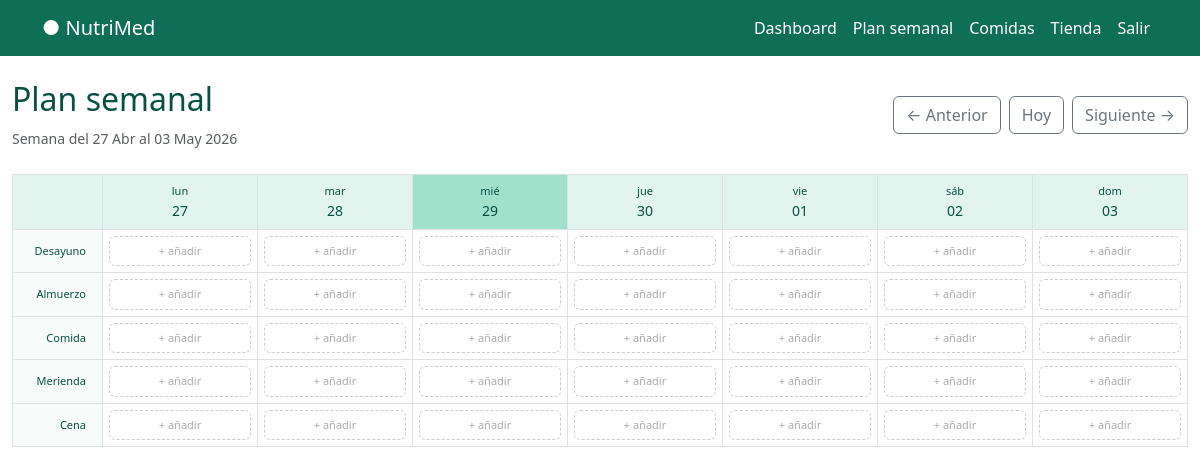
The app's page /plan/ (signed in), older data.
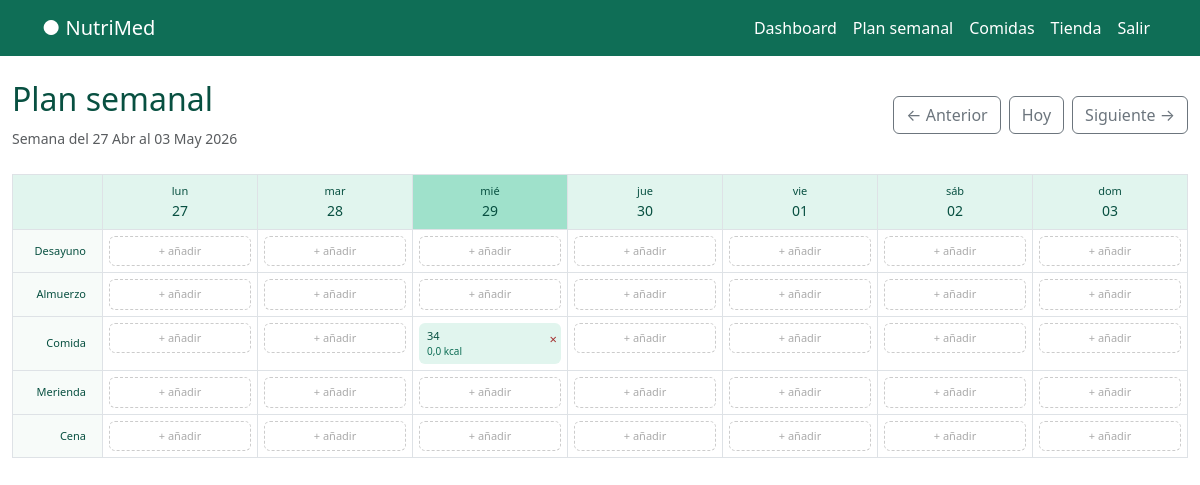
The same page, newer data.
### alimentos/models.py (models this page shows, shortened)
class SlotDieta(models.Model):
    TURNOS = [
            ('desayuno', 'Desayuno'),
            ('almuerzo', 'Almuerzo'),
            ('comida', 'Comida'),
            ('merienda', 'Merienda'),
            ('cena', 'Cena'),
        ]
    usuario = models.ForeignKey(User, on_delete=models.CASCADE)
    comida = models.ForeignKey(Comida, on_delete=models.CASCADE, null=True, blank=True)
    fecha = models.DateField()
    turno = models.CharField(max_length=20, choices=TURNOS)
    class Meta:
        unique_together = ['usuario', 'fecha', 'turno']

class Comida(models.Model):
    TURNOS = [
            ('desayuno', 'Desayuno'),
            ('almuerzo', 'Almuerzo'),
            ('comida', 'Comida'),
            ('merienda', 'Merienda'),
            ('cena', 'Cena'),
        ]
    usuario = models.ForeignKey(User, on_delete=models.CASCADE)
    nombre = models.CharField(max_length=200)
    turno = models.CharField(max_length=20, choices=TURNOS)
    ingredientes = models.ManyToManyField(Alimentos, through="ComidaIngrediente")
    creado = models.DateTimeField(auto_now_add=True)
    class Meta:
        ordering = ['nombre']
    def calcular_macros(self):
        totales = {'calorias': 0, 'proteinas': 0, 'hidratos': 0, 'grasas': 0}
        for ci in self.comidaingrediente_set.all():
            factor = float(ci.cantidad) / 100
            totales['calorias'] += float(ci.alimento.calorias) * factor
            totales['proteinas'] += float(ci.alimento.proteinas) * factor
            totales['hidratos'] += float(ci.alimento.hidratos) * factor
            totales['grasas'] += float(ci.alimento.grasas) * factor
        return {k: round(v,1) for k, v in totales.items()}

class ComidaIngrediente(models.Model):
    comida = models.ForeignKey(Comida, on_delete=models.CASCADE)
    alimento = models.ForeignKey(Alimentos, on_delete=models.CASCADE)
    cantidad = models.DecimalField(max_digits=6, decimal_places=2, help_text='Cantidad')

class Alimentos(models.Model):
    GRUPOS = [
       ('verdura', 'Verdura'),
        ('fruta', 'Fruta'),
        ('cereal', 'Cereal'),
        ('legumbre', 'Legumbre'),
        ('proteina', 'Proteína'),
        ('lacteo', 'Lácteo'),
        ('grasa', 'Grasa'),
        ('otro', 'Otro'),
    ]
    PERFIL = [
         ('apto', 'Apto'),
        ('moderado', 'Moderado'),
        ('evitar', 'Evitar'),
    ]
    usuario = models.ForeignKey(User, on_delete=models.CASCADE)
    nombre = models.CharField(max_length=200)
    grupo = models.CharField(max_length=50, choices=GRUPOS)
    calorias = models.DecimalField(max_digits=6, decimal_places=2)
    proteinas = models.DecimalField(max_digits=5, decimal_places=2)
    hidratos = models.DecimalField(max_digits=5, decimal_places=2)
    grasas = models.DecimalField(max_digits=5, decimal_places=2)
    fibra = models.DecimalField(max_digits=5, decimal_places=2, default=0)
    sodio = models.DecimalField(max_digits=6, decimal_places=2, default=0)
    perfil_medico = models.CharField(max_length=20, choices=PERFIL, default='apto')
    notas = models.TextField(blank=True)
    creado = models.DateTimeField(auto_now_add=True)
    class Meta:
        ordering = ['nombre']

### alimentos/views.py (the view)
# urls.py: path('plan/', alimentos_views.plan_semanal, name='plan_semanal'),
@login_required
def plan_semanal(request):
    repo = SlotDietaRepository(request.user)
    comidas_repo = ComidaRepository(request.user)
    hoy = date.today()
    semana_offset = int(request.GET.get('semana', 0))
    lunes = hoy - timedelta(days=hoy.weekday()) + timedelta(weeks=semana_offset)
    dias = [lunes + timedelta(days=i) for i in range(7)]
    turnos = SlotDieta.TURNOS
    slots = repo.get_semana(lunes)
    matriz = {}
    for turno_val, turno_label in turnos:
        matriz[turno_val] = {}
        for dia in dias:
            matriz[turno_val][dia] = None
    for slot in slots:
        if slot.turno in matriz and slot.fecha in matriz[slot.turno]:
            matriz[slot.turno][slot.fecha] = slot
    comidas = comidas_repo.get_all()
    context = {
        'dias': dias,
        'turnos': turnos,
        'matriz': matriz,
        'hoy': hoy,
        'semana_offset': semana_offset,
        'lunes': lunes,
        'comidas': comidas,
    }
    return render(request, 'plan/plan_semanal.html', context)

### alimentos/repositories.py (called while the page is built)
    def get_all(self):
        return Comida.objects.filter(usuario=self.usuario)

    def get_semana(self, fecha_inicio):
        fecha_fin = fecha_inicio + timedelta(days=6)
        return SlotDieta.objects.filter(
            usuario=self.usuario,
            fecha__range=[fecha_inicio, fecha_fin]
        ).select_related('comida')

### templates/plan/plan_semanal.html (shortened to what this page needs)
{% extends 'base.html' %}
{% block content %}
<div class="container-fluid py-4">
  <div class="d-flex justify-content-between align-items-center mb-4">
    <div>
      <h2 style="color:#085041">Plan semanal</h2>
      <span class="text-muted small">Semana del {{ lunes|date:"d M" }} al {{ dias.6|date:"d M Y" }}</span>
    </div>
    <div class="d-flex gap-2">
      <a href="?semana={{ semana_offset|add:'-1' }}" class="btn btn-outline-secondary">← Anterior</a>
      <a href="?semana=0" class="btn btn-outline-secondary">Hoy</a>
      <a href="?semana={{ semana_offset|add:'1' }}" class="btn btn-outline-secondary">Siguiente →</a>
    </div>
  </div>
  <div class="table-responsive">
    <table class="table table-bordered align-middle" style="min-width:900px">
      <thead>
        <tr>
          <th style="width:90px;background:#E1F5EE;color:#085041"></th>
          {% for dia in dias %}
          <th class="text-center" style="background:{% if dia == hoy %}#9FE1CB{% else %}#E1F5EE{% endif %};color:#085041">
            <div style="font-size:11px;font-weight:400">{{ dia|date:"D" }}</div>
            <div style="font-size:14px;font-weight:500">{{ dia|date:"d" }}</div>
          </th>
          {% endfor %}
        </tr>
      </thead>
      <tbody>
        {% for turno_val, turno_label in turnos %}
        <tr>
          <td class="text-end pe-3" style="font-size:11px;font-weight:500;color:#085041;background:#F7FBF9;white-space:nowrap">
            {{ turno_label }}
          </td>
          {% for dia in dias %}
          <td style="min-width:120px;vertical-align:top;padding:6px">
            {% for turno_k, dias_dict in matriz.items %}
              {% if turno_k == turno_val %}
                {% for dia_k, slot in dias_dict.items %}
                  {% if dia_k == dia %}
                    {% if slot %}
                      <div style="background:#E1F5EE;border-radius:6px;padding:5px 8px;position:relative">
                        <div style="font-size:11px;font-weight:500;color:#085041;padding-right:16px">{{ slot.comida.nombre }}</div>
                        <div style="font-size:10px;color:#0F6E56">{{ slot.comida.calcular_macros.calorias }} kcal</div>
                        <form method="POST" action="{% url 'quitar_slot' %}" style="position:absolute;top:3px;right:4px">
                          <button type="submit" style="background:none;border:none;color:#A32D2D;font-size:13px;cursor:pointer;padding:0;line-height:1">×</button>
                        </form>
                      </div>
                    {% else %}
                      {% with fecha_str=dia|date:'Y-m-d' %}
                      <a href="{% url 'seleccionar_comida_slot' fecha_str turno_val %}"
                         style="display:block;border:1px dashed #ccc;border-radius:6px;padding:6px;font-size:11px;color:#aaa;text-align:center;text-decoration:none">
                        + añadir
                      </a>
                      {% endwith %}
                    {% endif %}
                  {% endif %}
                {% endfor %}
              {% endif %}
            {% endfor %}
          </td>
          {% endfor %}
        </tr>
        {% endfor %}
      </tbody>
    </table>
  </div>
</div>
{% endblock %}

Row changes from the older to the newer data that the page shows:
added SlotDieta: comida.nombre "34", comida.calcular_macros.calorias "0,0"
Text that changed along with them:
list line gone: "+ añadir + añadir + añadir + añadir + añadir + añadir + añadir"
